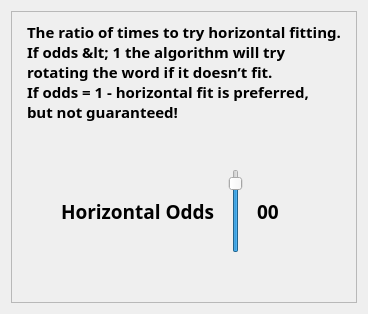
                       <widget class="QWidget" name="parameters_windowPage4">
                        <attribute name="title">
                         <string>H. Odds</string>
                        </attribute>
                        <layout class="QVBoxLayout" name="verticalLayout_10">
                         <item>
                          <widget class="QFrame" name="frame_5">
                           <property name="frameShape">
                            <enum>QFrame::StyledPanel</enum>
                           </property>
                           <property name="frameShadow">
                            <enum>QFrame::Raised</enum>
                           </property>
                           <layout class="QVBoxLayout" name="verticalLayout_11">
                            <item alignment="Qt::AlignHCenter">
                             <widget class="QLabel" name="label_5">
                              <property name="font">
                               <font>
                                <family>IBM Plex Sans</family>
                                <pointsize>11</pointsize>
                                <bold>true</bold>
                                <kerning>true</kerning>
                               </font>
                              </property>
                              <property name="text">
                               <string>The ratio of times to try horizontal fitting.
If odds &lt; 1 the algorithm will try
rotating the word if it doesn’t fit.
If odds = 1 - horizontal fit is preferred,
but not guaranteed!</string>
                              </property>
                             </widget>
                            </item>
                            <item>
                             <spacer name="verticalSpacer_12">
                              <property name="orientation">
                               <enum>Qt::Vertical</enum>
                              </property>
                              <property name="sizeHint" stdset="0">
                               <size>
                                <width>20</width>
                                <height>40</height>
                               </size>
                              </property>
                             </spacer>
                            </item>
                            <item>
                             <layout class="QHBoxLayout" name="horizontalLayout_9">
                              <item>
                               <spacer name="horizontalSpacer_9">
                                <property name="orientation">
                                 <enum>Qt::Horizontal</enum>
                                </property>
                                <property name="sizeHint" stdset="0">
                                 <size>
                                  <width>40</width>
                                  <height>20</height>
                                 </size>
                                </property>
                               </spacer>
                              </item>
                              <item>
                               <widget class="QLabel" name="prefer_horizontal_label">
                                <property name="maximumSize">
                                 <size>
                                  <width>250</width>
                                  <height>100</height>
                                 </size>
                                </property>
                                <property name="font">
                                 <font>
                                  <family>Play</family>
                                  <pointsize>14</pointsize>
                                  <bold>true</bold>
                                  <kerning>true</kerning>
                                 </font>
                                </property>
                                <property name="toolTip">
                                 <string>&lt;html&gt;&lt;head/&gt;&lt;body&gt;&lt;p&gt;&lt;span style=&quot; font-size:10pt; font-weight:400;&quot;&gt;Text orientation control (odds) &lt;/span&gt;&lt;/p&gt;&lt;/body&gt;&lt;/html&gt;</string>
                                </property>
                                <property name="text">
                                 <string>Horizontal Odds</string>
                                </property>
                               </widget>
                              </item>
                              <item>
                               <widget class="QSlider" name="prefer_horizontal_slider">
                                <property name="enabled">
                                 <bool>true</bool>
                                </property>
                                <property name="minimumSize">
                                 <size>
                                  <width>30</width>
                                  <height>0</height>
                                 </size>
                                </property>
                                <property name="maximumSize">
                                 <size>
                                  <width>30</width>
                                  <height>16777215</height>
                                 </size>
                                </property>
                                <property name="sizeIncrement">
                                 <size>
                                  <width>10</width>
                                  <height>0</height>
                                 </size>
                                </property>
                                <property name="focusPolicy">
                                 <enum>Qt::ClickFocus</enum>
                                </property>
                                <property name="toolTip">
                                 <string>&lt;html&gt;&lt;head/&gt;&lt;body&gt;&lt;p&gt;&lt;span style=&quot; font-size:10pt;&quot;&gt;1 = Mostly Horizontal Text&lt;/span&gt;&lt;/p&gt;&lt;p&gt;&lt;span style=&quot; font-size:10pt;&quot;&gt;0 = No Horizontal Text&lt;/span&gt;&lt;/p&gt;&lt;/body&gt;&lt;/html&gt;</string>
                                </property>
                                <property name="autoFillBackground">
                                 <bool>false</bool>
                                </property>
                                <property name="styleSheet">
                                 <string notr="true"/>
                                </property>
                                <property name="maximum">
                                 <number>10</number>
                                </property>
                                <property name="pageStep">
                                 <number>1</number>
                                </property>
                                <property name="value">
                                 <number>9</number>
                                </property>
                                <property name="orientation">
                                 <enum>Qt::Vertical</enum>
                                </property>
                               </widget>
                              </item>
                              <item>
                               <widget class="QLabel" name="label_text_orientation_slider">
                                <property name="minimumSize">
                                 <size>
                                  <width>50</width>
                                  <height>0</height>
                                 </size>
                                </property>
                                <property name="maximumSize">
                                 <size>
                                  <width>50</width>
                                  <height>50</height>
                                 </size>
                                </property>
                                <property name="font">
                                 <font>
                                  <family>Montserrat</family>
                                  <pointsize>14</pointsize>
                                  <bold>true</bold>
                                  <kerning>true</kerning>
                                 </font>
                                </property>
                                <property name="toolTip">
                                 <string>&lt;html&gt;&lt;head/&gt;&lt;body&gt;&lt;p&gt;&lt;span style=&quot; font-size:10pt; font-weight:400;&quot;&gt;Text orientation odds &lt;/span&gt;&lt;/p&gt;&lt;/body&gt;&lt;/html&gt;</string>
                                </property>
                                <property name="text">
                                 <string>00</string>
                                </property>
                               </widget>
                              </item>
                              <item>
                               <spacer name="horizontalSpacer_10">
                                <property name="orientation">
                                 <enum>Qt::Horizontal</enum>
                                </property>
                                <property name="sizeHint" stdset="0">
                                 <size>
                                  <width>40</width>
                                  <height>20</height>
                                 </size>
                                </property>
                               </spacer>
                              </item>
                             </layout>
                            </item>
                            <item>
                             <spacer name="verticalSpacer_11">
                              <property name="orientation">
                               <enum>Qt::Vertical</enum>
                              </property>
                              <property name="sizeHint" stdset="0">
                               <size>
                                <width>20</width>
                                <height>40</height>
                               </size>
                              </property>
                             </spacer>
                            </item>
                           </layout>
                          </widget>
                         </item>
                        </layout>
                       </widget>
